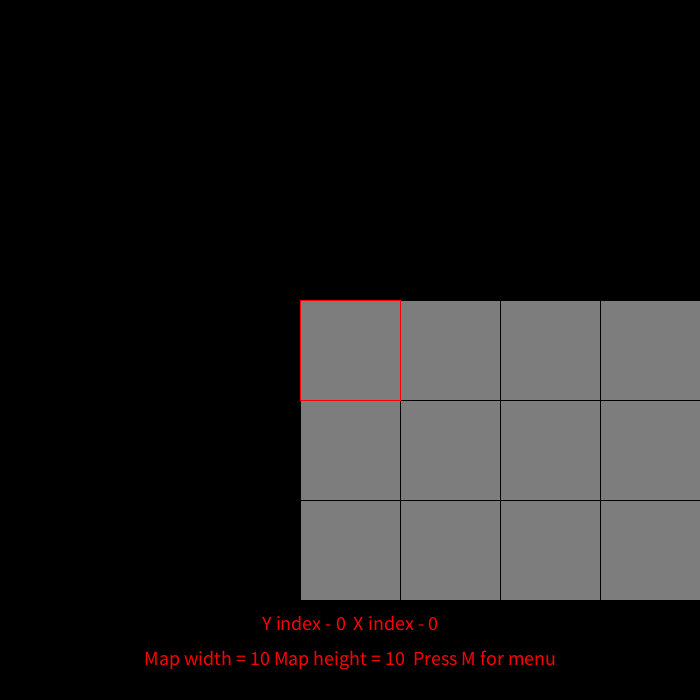
Frame 1 (no input)
Frame 60 (the mouse pressed at the canvas centre just before this capture): identical to frame 1, image omitted
Frame 120 (the mouse held since frame 60 and released just before this capture): identical to frame 1, image omitted

The Processing sketch that drew this single still picture (run headless with seeded random() and noise(); from frame 60 on, the mouse is pressed at the canvas centre):

// Processing sketch: rayCasterFPSMapMaker
// ── rayCasterFPSMapMaker.pde
// map maker for raycaster FPS game engine
// add zoom in and out
// add a spawn brick
// add save to file

boolean menuUp = false;
int mapIndexX = 0; 
int mapIndexY = 0;
ArrayList<ArrayList<Tile>> map = new ArrayList<ArrayList<Tile>>();

void setup() {
  size(700, 700);
  initMap();
}

void draw() {
  background(0);
  displayMap();
  // display any messages and menu if needed
  if (menuUp) {
    displayMenu();
  } 
  textSize(20);
  textAlign(CENTER);
  fill(255, 0, 0);
  text("Y index - " + mapIndexY + "  X index - " + mapIndexX, width / 2, height * .90);
  text("Map width = "+map.get(0).size()+" Map height = "+map.size()+"  Press M for menu", width / 2, height * .95);
  // display tile focus
  //fill(255, 75);
  noFill();
  stroke(255, 0 ,0);
  rect(300, 300, 100, 100);
  stroke(0);
}

void initMap() { // completed
  for (int i = 0; i < 10; i ++) {
    ArrayList<Tile> newRow = new ArrayList<Tile>();
    for (int j = 0; j < 10; j ++) {
      newRow.add(new Tile(0));
    }
    map.add(newRow);
  }
}

void displayMap() {  
  //build view
  int yIndex = mapIndexY - 3;
  int xIndex = mapIndexX - 3;
  int view[][] = new int[6][7]; 
  int temp = 0;
  for (int y = 0; y < 6; y ++) {
    for (int x = 0; x < 7; x ++) {
      boolean yValid = (yIndex + y >= 0 && yIndex + y < map.size());
      boolean xValid = (xIndex + x >= 0 && xIndex + x < map.get(0).size());
      if (yValid && xValid) {
        temp = map.get(yIndex + y).get(xIndex + x).value;
      } else {
        temp = 99;
      }
      view[y][x] = temp;
    }
  }
  //show view
  color c = color(0, 0, 255);
  for (int y = 0; y < 6; y ++) {
    for (int x = 0; x < 7; x ++) {
        switch(view[y][x]) {
          case 0: {c = color(125); break;} // floor - grey
          case 1: {c = color(100, 150, 250); break;} // low wall - lt blue
          case 2: {c = color(50, 100, 250); break;} // med wall - darker blue
          case 3: {c = color(0, 75, 250); break;} // high wall - darkest blue
          case 4: {c = color(175, 175, 100); break;} // pit - brown
          case 5: {c = color(250, 150, 0); break;} // lava - red
          case 99: {c = color(0);} // not a valid map tile - 0
        }
    fill(c);
    rect(x*100, y*100, 100, 100);
    }
  //  println();
  }
//  println("-----------");
}

void addColToMap() { // completed
  for (int i = 0; i < map.size(); i ++) {
    map.get(i).add(new Tile(0));
  }
}

void addRowToMap() { // completed
  ArrayList<Tile> newRow = new ArrayList<Tile>();
  for (int j = 0; j < map.get(0).size(); j ++) {
    newRow.add(new Tile(0));
  }
  map.add(newRow);
}

void delColFromMap(){ // completed
  if (map.get(0).size() > 10) {
    for (int i = 0; i < map.size(); i ++) {
      map.get(i).remove(map.get(i).size()-1);
    }
  }
}

void delRowFromMap(){ // completed
  if (map.size() > 10) {
    map.remove(map.size()-1);
  }
}

void addWall(int h) {
  map.get(mapIndexY).get(mapIndexX).set(h);
}

void addPit() {
  map.get(mapIndexY).get(mapIndexX).set(4);
}

void addLava() {
  map.get(mapIndexY).get(mapIndexX).set(5);
}

void saveMap() {
  println("=================================");
  for (int i = 0; i < map.size(); i ++) {
    for (int j = 0; j < map.get(i).size(); j ++) {
      print(map.get(i).get(j).value +" ");
    }
    println();
  }
}

void displayMenu() {
  textSize(20);
  textAlign(CENTER);
  float menuX = .1 * width;
  float menuY = .1 * height;
  float menuWide = .8 * width;
  float menuHigh = .8 * height;
  fill(125, 75);
  rect(menuX, menuY, menuWide, menuHigh, 10, 10, 10, 10);
  fill(255, 175);
  text("M - Toggle Menu", menuX + .5 * menuWide, menuY + .1 * menuHigh);
  text("ARROWS - Slide Map", menuX + .5 * menuWide, menuY + .15 * menuHigh);
  text("C - Add column to right side map", menuX + .5 * menuWide, menuY + .2 * menuHigh);
  text("R - Add row to bottom of map", menuX + .5 * menuWide, menuY + .25 * menuHigh);
  text("X - Remove column from right side map", menuX + .5 * menuWide, menuY + .3 * menuHigh);
  text("E - Remove row from bottom of map", menuX + .5 * menuWide, menuY + .35 * menuHigh);
  text("1 - Add low wall", menuX + .5 * menuWide, menuY + .4 * menuHigh);
  text("2 - Add medium wall", menuX + .5 * menuWide, menuY + .45 * menuHigh);
  text("3 - Add high wall", menuX + .5 * menuWide, menuY + .5 * menuHigh);
  text("P - Add pit", menuX + .5 * menuWide, menuY + .55 * menuHigh);
  text("L - Add lava", menuX + .5 * menuWide, menuY + .6 * menuHigh);
  text("S - Save map", menuX + .5 * menuWide, menuY + .65 * menuHigh);
}

void keyPressed() {
  switch (key) {
    case 'm':
    case 'M': {menuUp = !menuUp; break;}
    case '1': {addWall(1); break;}
    case '2': {addWall(2); break;}
    case '3': {addWall(3); break;}
    case 'c':
    case 'C': {addColToMap(); break;}
    case 'r':
    case 'R': {addRowToMap(); break;}
    case 'x':
    case 'X': {delColFromMap(); break;}
    case 'e':
    case 'E': {delRowFromMap(); break;}
    case 'p':
    case 'P': {addPit(); break;}
    case 'l':
    case 'L': {addLava(); break;}
    case 's':
    case 'S': {saveMap(); break;}
  }
  switch (keyCode) {
    case DOWN: mapIndexY++; if (mapIndexY >  map.size()-1) mapIndexY = map.size()-1; break;
    case UP: mapIndexY--; if (mapIndexY < 0) mapIndexY = 0; break;
    case RIGHT: mapIndexX++; if (mapIndexX >  map.get(0).size()-1) mapIndexX = map.get(0).size()-1;  break;
    case LEFT: mapIndexX--; if (mapIndexX < 0) mapIndexX = 0; break;
  }
}

// ── Tile.pde
class Tile {
  int value; // 0-floor, 1-lowWall, 2-mediumWall, 3-highWall, 4-pit, 5-lava
  
  Tile(int v) {
    this.value = v;
  }

  void set(int v) {
    this.value = v;
  }
}
